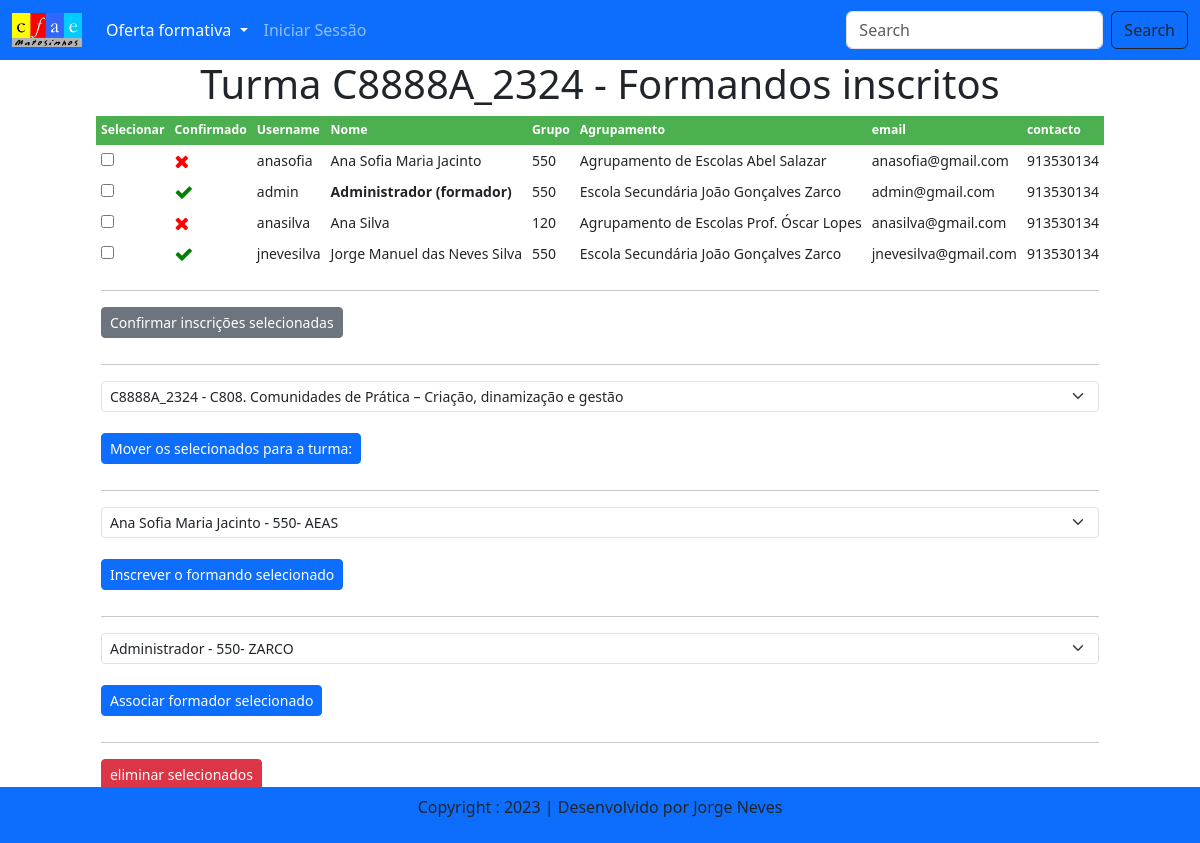
The app's page /turmas/turma_inscritos/1/ with its own data.
### app/models.py (models this page shows, shortened)
class Turma(models.Model):
    codigoacao = models.ForeignKey(Acao, blank=True, null=True, on_delete=models.CASCADE)
    turma = models.CharField('Turma', max_length=15, blank=True, null=True)
    datainicio = models.DateField()
    datafim = models.DateField()
    regime = models.CharField('Regime de frequência', max_length=4, null=True, choices=REGIME_CHOICES)
    publicoalvo = models.CharField("publico alvo", max_length=80, null=True, default="Professores do ensino básico e secundário")
    datainicioinsc = models.DateField('datainicioinscricao', default="2023-01-01")
    datalimiteinsc = models.DateField('datalimteinscricao', default="2023-01-01")
    fechada = models.BooleanField('Fechada', default=False)
    def __str__(self):
        return str(self.turma)

class Inscritos(models.Model):
    idturma = models.ForeignKey(Turma, blank=True, null=True, on_delete=models.CASCADE)
    idutilizador = models.ForeignKey(User, blank=True, null=True, on_delete=models.CASCADE)
    datahorainscricao = models.DateTimeField()
    confirmado = models.BooleanField('Confirma frequência', default=False)
    concluiu = models.BooleanField('concluiu a ação', default=False)
    classificacao = models.FloatField("Classificação", default=0)
    formador = models.BooleanField("formador", default=False)
    class Meta:
        unique_together = ('idturma', 'idutilizador')

class Docente(models.Model):
    username = models.OneToOneField(User, on_delete=models.CASCADE)
    tipo = models.CharField('Tipo de utilizador', max_length=20)
    nome = models.CharField('Nome', max_length=100)
    nascimento = models.DateField('data de nascimento')
    genero = models.CharField('Género', max_length=10, choices=[('M', 'Masculino'), ('F', 'Feminino')])
    nacionalidade = models.CharField('Nacionalidade', max_length=30, default='Portuguesa')
    identificacao = models.CharField('Documento de identificação', max_length=2,choices=DOC_CHOICES)
    numeroid = models.CharField('Número do Cartão', max_length=20)
    validadeid = models.DateField('Data de Validade')
    nif = models.CharField('NIF', max_length=10)
    niss = models.CharField('NISS', max_length=10)
    habilitacoes = models.CharField('Habilitações Literárias', max_length=25, choices=HAB_CHOICES)
    endereco = models.CharField('Endereço', max_length=60)
    codigopostal = models.CharField('Código Postal', max_length=8)
    localidade = models.CharField('Localidade', max_length=30)
    telemovel = models.CharField('Telemóvel', max_length=12)
    telefone = models.CharField('Telefone', max_length=12)
    datainiciofuncoes = models.DateField('Data início de funções', null=True)
    grupo = models.CharField('Grupo Disciplinar', max_length=3, null=True, choices=GRUPO_CHOICES)
    escalao = models.CharField('Escalão', max_length=3, null=True, choices=ESCALAO_CHOICES)
    proximaprogressao = models.DateField('Data da próxima progressão', null=True)
    indice = models.CharField('Indice', max_length=4, null=True, choices=INDICE_CHOICES)
    nivel = models.CharField('nivel de ensino',max_length=4, choices=NIVEL_CHOICES, default='SC')
    vinculo= models.CharField('nivel de ensino', max_length=4,choices=VINCULO_CHOICES, default='QE')
    agrupamento= models.CharField('nivel de ensino',max_length=5, choices=AGRUPAMENTO_CHOICES, default='ZARCO')
    formador = models.BooleanField("formador", default=False)

### app/views.py (the view)
# urls.py: path('turmas/turma_inscritos/<str:pk>/', views.turma_inscritos, name='turmainscritos'),
def turma_inscritos(request, pk):
    inscritos=Inscritos.objects.filter(idturma=pk)
    turma = Turma.objects.get(id=pk)
    listaturmas=Turma.objects.all().filter(fechada=False)
    listadocentes = Docente.objects.all().order_by("agrupamento", "nome")
    listaformadores = Docente.objects.filter(formador=True).order_by("agrupamento", "nome")
    return render(request, 'turmainscritos.html', locals())

### app/models.py (called while the page is built)
    def __str__(self):
        return self.designacao

### app/templates/turmainscritos.html (shortened to what this page needs)
{% extends 'base.html' %}
{% load static %}
{% block main-content %}
    <form action="{% url 'gestao_inscricoes'  %}" method='POST' enctype='multypart/form-data'>
    <table>
            <h1>Turma {{turma}} - Formandos inscritos</h1>
            <thead>
            <tr>
                <th>Selecionar</th>
                <th>Confirmado</th>
                <th>Username</th>
                <th>Nome</th>
                <th>Grupo</th>
                <th>Agrupamento</th>
                <th>email</th>
                <th>contacto</th>
            </tr>
            </thead>
            <tbody>
            <tr>
                {% for registo in inscritos %}
                    <tr class="linhas">
                        <td><input name="checks[]" type="checkbox" value="{{registo.id }}" /></td>
                        {% if registo.confirmado %}
                        <td>
                            <i class="fa fa-check fa-lg" aria-hidden="true" style="color:green"></i>
                        </td>
                        {% else %}
                        <td>
                            <i class="fa fa-times fa-lg" aria-hidden="true" style="color:red"></i>
                        </td>
                        {% endif %}
                        <td> {{ registo.idutilizador}}  </td>
                        {% if registo.formador %}
                        <td> <strong>{{ registo.idutilizador.docente.nome}} (formador)</strong> </td>
                        {% else %}
                        <td> {{ registo.idutilizador.docente.nome}} </td>
                        {% endif %}
                        <td> {{ registo.idutilizador.docente.grupo}} </td>
                        <td> {{ registo.idutilizador.docente.get_agrupamento_display}} </td>
                        <td> {{ registo.idutilizador.email}} </td>
                        <td> {{ registo.idutilizador.docente.telemovel}} </td>
                    </tr>
                {% endfor %}
                <tr>
                    <td colspan='8'>
                        <hr>
                            <input type="submit" name="confirmar" value="Confirmar inscrições selecionadas" class="btn btn-sm btn-secondary">
                    </td>
                </tr>
                <tr>
                    <td colspan='8'>
                        <hr>
                            <select name="turma" id="turma" class="form-select form-select-sm">
                                {% for registo in listaturmas%}
                                    <option value={{registo.turma}}>{{registo.turma}} - {{registo.codigoacao}}</option>
                                {% endfor %}
                            </select>
                            <br>
                            <input type="submit"  name="mover" value="Mover os selecionados para a turma:" class="btn btn-sm btn-primary">
                    </td>
                </tr>
                    <td colspan='8'>
                        <hr>
                            <select name="docente" id="docente" class="form-select form-select-sm">
                                {% for docente in listadocentes%}
                                    <option value={{docente.id}}>{{docente.nome}} - {{docente.grupo}}- {{docente.agrupamento}}</option>
                                {% endfor %}
                            </select>
                            <br>
                            <input type="submit" name="inscrever" value="Inscrever o formando selecionado" class="btn btn-sm btn-primary">
                    </td>
                </tr>
                <tr>
                    <td colspan='8'>
                        <hr>
                            <select name="formador" id="formador" class="form-select form-select-sm">
                                {% for formador in listaformadores%}
                                    <option value={{formador.id}}>{{formador.nome}} - {{formador.grupo}}- {{formador.agrupamento}}</option>
                                {% endfor %}
                            </select>
                            <br>
                            <input type="submit" name="associar" value="Associar formador selecionado" class="btn btn-sm btn-primary">
                    </td>
                </tr>
                <tr>
                    <td colspan='8'>
                        <hr>
                            <input type="submit" name="eliminar" value="eliminar selecionados" class="btn btn-sm btn-danger">
                    </td>
                </tr>
            </tbody>
        </table>
    </form>
{% endblock main-content %}

### app/templates/turmainscritos.html (style rules this page uses)
h1 { text-align: center }
th,tr { font-size: 0.875em;text-align: left; }
th { background-color: #4CAF50;color: white; }
th, td { padding: 5px }
table { margin: 0 auto }

### records on screen
Turma: turma "C8888A_2324"
Inscritos: confirmado False (drawn), idutilizador "anasofia", idutilizador.docente.nome "Ana Sofia Maria Jacinto", idutilizador.docente.grupo "550", idutilizador.docente.agrupamento "Agrupamento de Escolas Abel Salazar", idutilizador.email "anasofia@gmail.com", idutilizador.docente.telemovel "913530134"
Inscritos: confirmado True (drawn), idutilizador "admin", idutilizador.docente.nome "Administrador", idutilizador.docente.grupo "550", idutilizador.docente.agrupamento "Escola Secundária João Gonçalves Zarco", idutilizador.email "admin@gmail.com", idutilizador.docente.telemovel "913530134"
Inscritos: confirmado False (drawn), idutilizador "anasilva", idutilizador.docente.nome "Ana Silva", idutilizador.docente.grupo "120", idutilizador.docente.agrupamento "Agrupamento de Escolas Prof. Óscar Lopes", idutilizador.email "anasilva@gmail.com", idutilizador.docente.telemovel "913530134"
Inscritos: confirmado True (drawn), idutilizador "jnevesilva", idutilizador.docente.nome "Jorge Manuel das Neves Silva", idutilizador.docente.grupo "550", idutilizador.docente.agrupamento "Escola Secundária João Gonçalves Zarco", idutilizador.email "jnevesilva@gmail.com", idutilizador.docente.telemovel "913530134"

### other values on screen
form field turma "C8888A_2324 - C808. Comunidades de Prática – Criação, dinamização e gestão"
form field docente "Ana Sofia Maria Jacinto - 550- AEAS"
form field formador "Administrador - 550- ZARCO"
